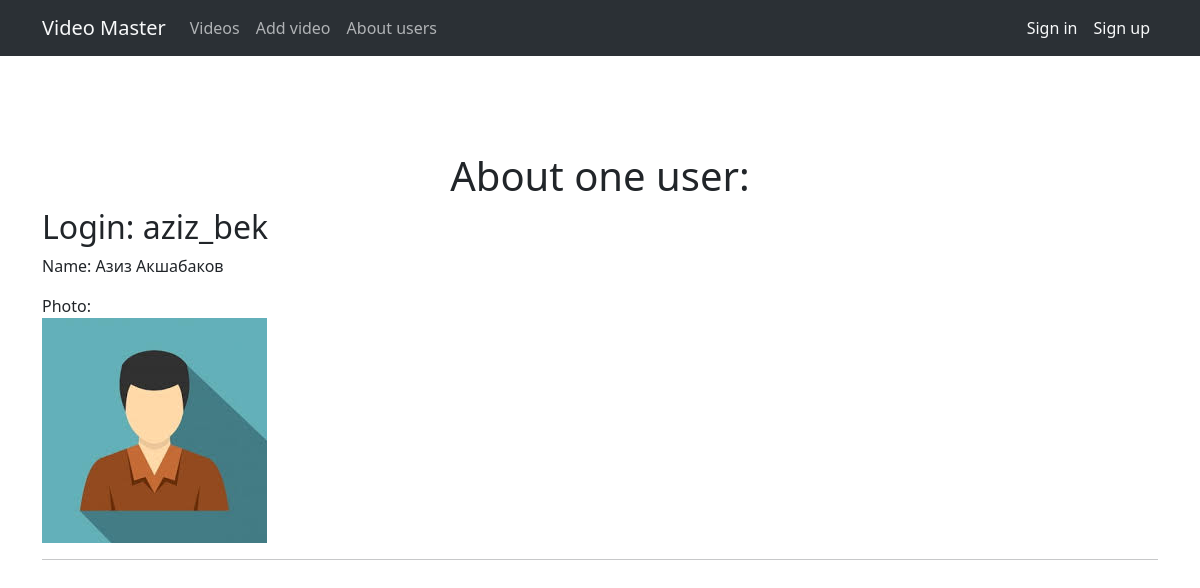
The app's page /user/aziz-akshabakov/ with its own data.
### mainapp/models.py (models this page shows, shortened)
class User(models.Model):
    login = models.CharField(max_length=255, verbose_name='Логин')
    slug = models.SlugField(max_length=255, unique=True, db_index=True, verbose_name='URL')
    first_name = models.CharField(max_length=255, verbose_name='Имя')
    last_name = models.CharField(max_length=255, verbose_name='Фамилия')
    password = models.CharField(max_length=255)
    icon = models.ImageField(upload_to='icons/', verbose_name='Аватар')
    class Meta:
        verbose_name = 'Пользователь/автор'
        verbose_name_plural = 'Пользователи/авторы'
        ordering = ['login', 'last_name', 'first_name']

### mainapp/views.py (the view)
# urls.py: path('user/<slug:user_slug>/', user, name='user'),
def user(request, user_slug):
    user = get_object_or_404(User, slug=user_slug)
    context = {
        'user': user
    }
    return render(request, 'mainapp/user.html', context=context)

### mainapp/templates/mainapp/user.html
{% extends 'mainapp/base.html' %}
{% block content %}
    <h1 class="text-center mt-5 pt-5">About one user:</h1>
    <h2>Login: {{ user.login }}</h2>
    <p>Name: {{ user.first_name }} {{ user.last_name }}</p>
    <div>Photo:</div>
    <p><img src="/media/{{user.icon}}" alt=""></p>
    <hr>
{% endblock %}

### records on screen
User: login "aziz_bek", first_name "Азиз", last_name "Акшабаков", icon (picture)
